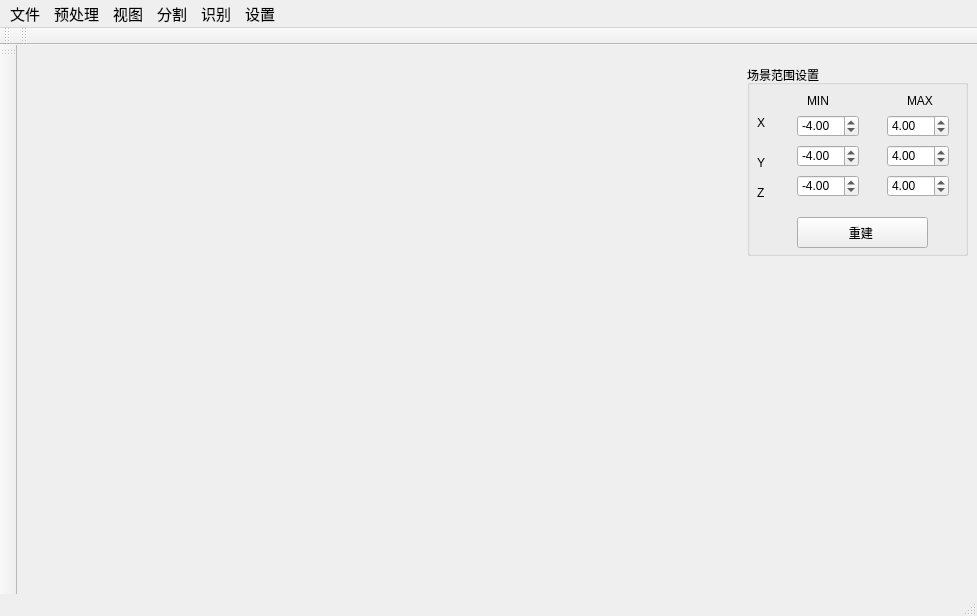
<?xml version="1.0" encoding="UTF-8"?>
<ui version="4.0">
 <class>PCLViewer</class>
 <widget class="QMainWindow" name="PCLViewer">
  <property name="geometry">
   <rect>
    <x>0</x>
    <y>0</y>
    <width>977</width>
    <height>616</height>
   </rect>
  </property>
  <property name="minimumSize">
   <size>
    <width>0</width>
    <height>0</height>
   </size>
  </property>
  <property name="maximumSize">
   <size>
    <width>5000</width>
    <height>5000</height>
   </size>
  </property>
  <property name="windowTitle">
   <string>PCLViewer</string>
  </property>
  <widget class="QWidget" name="centralwidget">
   <widget class="QVTKWidget" name="qvtkWidget" native="true">
    <property name="geometry">
     <rect>
      <x>50</x>
      <y>40</y>
      <width>661</width>
      <height>481</height>
     </rect>
    </property>
    <property name="palette">
     <palette>
      <active>
       <colorrole role="Midlight">
        <brush brushstyle="SolidPattern">
         <color alpha="255">
          <red>199</red>
          <green>197</green>
          <blue>195</blue>
         </color>
        </brush>
       </colorrole>
      </active>
      <inactive>
       <colorrole role="Midlight">
        <brush brushstyle="SolidPattern">
         <color alpha="255">
          <red>199</red>
          <green>197</green>
          <blue>195</blue>
         </color>
        </brush>
       </colorrole>
      </inactive>
      <disabled>
       <colorrole role="Midlight">
        <brush brushstyle="SolidPattern">
         <color alpha="255">
          <red>199</red>
          <green>197</green>
          <blue>195</blue>
         </color>
        </brush>
       </colorrole>
      </disabled>
     </palette>
    </property>
    <property name="autoFillBackground">
     <bool>true</bool>
    </property>
   </widget>
   <widget class="QSlider" name="horizontalSlider_R">
    <property name="geometry">
     <rect>
      <x>100</x>
      <y>600</y>
      <width>131</width>
      <height>29</height>
     </rect>
    </property>
    <property name="maximum">
     <number>8</number>
    </property>
    <property name="value">
     <number>8</number>
    </property>
    <property name="orientation">
     <enum>Qt::Horizontal</enum>
    </property>
   </widget>
   <widget class="QSlider" name="horizontalSlider_G">
    <property name="geometry">
     <rect>
      <x>100</x>
      <y>640</y>
      <width>131</width>
      <height>29</height>
     </rect>
    </property>
    <property name="maximum">
     <number>8</number>
    </property>
    <property name="value">
     <number>8</number>
    </property>
    <property name="orientation">
     <enum>Qt::Horizontal</enum>
    </property>
   </widget>
   <widget class="QSlider" name="horizontalSlider_B">
    <property name="geometry">
     <rect>
      <x>100</x>
      <y>680</y>
      <width>131</width>
      <height>29</height>
     </rect>
    </property>
    <property name="maximum">
     <number>8</number>
    </property>
    <property name="value">
     <number>8</number>
    </property>
    <property name="orientation">
     <enum>Qt::Horizontal</enum>
    </property>
   </widget>
   <widget class="QLCDNumber" name="lcdNumber_R">
    <property name="geometry">
     <rect>
      <x>250</x>
      <y>600</y>
      <width>31</width>
      <height>21</height>
     </rect>
    </property>
    <property name="digitCount">
     <number>3</number>
    </property>
    <property name="segmentStyle">
     <enum>QLCDNumber::Flat</enum>
    </property>
    <property name="intValue" stdset="0">
     <number>4</number>
    </property>
   </widget>
   <widget class="QLCDNumber" name="lcdNumber_G">
    <property name="geometry">
     <rect>
      <x>240</x>
      <y>640</y>
      <width>31</width>
      <height>21</height>
     </rect>
    </property>
    <property name="digitCount">
     <number>3</number>
    </property>
    <property name="segmentStyle">
     <enum>QLCDNumber::Flat</enum>
    </property>
    <property name="value" stdset="0">
     <double>4.000000000000000</double>
    </property>
    <property name="intValue" stdset="0">
     <number>4</number>
    </property>
   </widget>
   <widget class="QLCDNumber" name="lcdNumber_B">
    <property name="geometry">
     <rect>
      <x>240</x>
      <y>680</y>
      <width>31</width>
      <height>21</height>
     </rect>
    </property>
    <property name="digitCount">
     <number>3</number>
    </property>
    <property name="segmentStyle">
     <enum>QLCDNumber::Flat</enum>
    </property>
    <property name="value" stdset="0">
     <double>4.000000000000000</double>
    </property>
    <property name="intValue" stdset="0">
     <number>4</number>
    </property>
   </widget>
   <widget class="QSlider" name="horizontalSlider_p">
    <property name="geometry">
     <rect>
      <x>430</x>
      <y>590</y>
      <width>160</width>
      <height>29</height>
     </rect>
    </property>
    <property name="minimum">
     <number>0</number>
    </property>
    <property name="maximum">
     <number>8</number>
    </property>
    <property name="value">
     <number>2</number>
    </property>
    <property name="orientation">
     <enum>Qt::Horizontal</enum>
    </property>
   </widget>
   <widget class="QLCDNumber" name="lcdNumber_p">
    <property name="geometry">
     <rect>
      <x>620</x>
      <y>600</y>
      <width>41</width>
      <height>21</height>
     </rect>
    </property>
    <property name="digitCount">
     <number>1</number>
    </property>
    <property name="segmentStyle">
     <enum>QLCDNumber::Flat</enum>
    </property>
    <property name="intValue" stdset="0">
     <number>2</number>
    </property>
   </widget>
   <widget class="QLabel" name="label">
    <property name="geometry">
     <rect>
      <x>60</x>
      <y>600</y>
      <width>31</width>
      <height>31</height>
     </rect>
    </property>
    <property name="font">
     <font>
      <pointsize>16</pointsize>
      <weight>50</weight>
      <italic>false</italic>
      <bold>false</bold>
     </font>
    </property>
    <property name="text">
     <string>X</string>
    </property>
   </widget>
   <widget class="QLabel" name="label_2">
    <property name="geometry">
     <rect>
      <x>60</x>
      <y>650</y>
      <width>21</width>
      <height>21</height>
     </rect>
    </property>
    <property name="font">
     <font>
      <pointsize>16</pointsize>
      <weight>50</weight>
      <italic>false</italic>
      <bold>false</bold>
     </font>
    </property>
    <property name="text">
     <string>Y</string>
    </property>
   </widget>
   <widget class="QLabel" name="label_3">
    <property name="geometry">
     <rect>
      <x>60</x>
      <y>690</y>
      <width>21</width>
      <height>20</height>
     </rect>
    </property>
    <property name="font">
     <font>
      <pointsize>16</pointsize>
      <weight>50</weight>
      <italic>false</italic>
      <bold>false</bold>
     </font>
    </property>
    <property name="text">
     <string>Z</string>
    </property>
   </widget>
   <widget class="QLabel" name="label_4">
    <property name="geometry">
     <rect>
      <x>320</x>
      <y>590</y>
      <width>91</width>
      <height>31</height>
     </rect>
    </property>
    <property name="font">
     <font>
      <pointsize>16</pointsize>
      <weight>50</weight>
      <italic>false</italic>
      <bold>false</bold>
     </font>
    </property>
    <property name="text">
     <string>Point size</string>
    </property>
   </widget>
   <widget class="QPushButton" name="pushButton_random">
    <property name="geometry">
     <rect>
      <x>360</x>
      <y>660</y>
      <width>81</width>
      <height>41</height>
     </rect>
    </property>
    <property name="text">
     <string>show</string>
    </property>
   </widget>
   <widget class="QGroupBox" name="groupBox">
    <property name="geometry">
     <rect>
      <x>730</x>
      <y>20</y>
      <width>221</width>
      <height>191</height>
     </rect>
    </property>
    <property name="title">
     <string>场景范围设置</string>
    </property>
    <widget class="QLabel" name="label_5">
     <property name="geometry">
      <rect>
       <x>10</x>
       <y>50</y>
       <width>16</width>
       <height>16</height>
      </rect>
     </property>
     <property name="text">
      <string>X</string>
     </property>
    </widget>
    <widget class="QLabel" name="label_6">
     <property name="geometry">
      <rect>
       <x>10</x>
       <y>90</y>
       <width>16</width>
       <height>16</height>
      </rect>
     </property>
     <property name="text">
      <string>Y</string>
     </property>
    </widget>
    <widget class="QLabel" name="label_7">
     <property name="geometry">
      <rect>
       <x>10</x>
       <y>120</y>
       <width>16</width>
       <height>16</height>
      </rect>
     </property>
     <property name="text">
      <string>Z</string>
     </property>
    </widget>
    <widget class="QLabel" name="label_8">
     <property name="geometry">
      <rect>
       <x>60</x>
       <y>30</y>
       <width>54</width>
       <height>12</height>
      </rect>
     </property>
     <property name="text">
      <string>MIN</string>
     </property>
    </widget>
    <widget class="QLabel" name="label_9">
     <property name="geometry">
      <rect>
       <x>160</x>
       <y>30</y>
       <width>54</width>
       <height>12</height>
      </rect>
     </property>
     <property name="text">
      <string>MAX</string>
     </property>
    </widget>
    <widget class="QPushButton" name="ButtonReconstruct">
     <property name="geometry">
      <rect>
       <x>50</x>
       <y>152</y>
       <width>131</width>
       <height>31</height>
      </rect>
     </property>
     <property name="text">
      <string>重建 </string>
     </property>
    </widget>
    <widget class="QDoubleSpinBox" name="SpinBox_MIN_X">
     <property name="geometry">
      <rect>
       <x>50</x>
       <y>50</y>
       <width>62</width>
       <height>22</height>
      </rect>
     </property>
     <property name="minimum">
      <double>-8.000000000000000</double>
     </property>
     <property name="maximum">
      <double>8.000000000000000</double>
     </property>
     <property name="singleStep">
      <double>0.010000000000000</double>
     </property>
     <property name="value">
      <double>-4.000000000000000</double>
     </property>
    </widget>
    <widget class="QDoubleSpinBox" name="SpinBox_MAX_X">
     <property name="geometry">
      <rect>
       <x>140</x>
       <y>50</y>
       <width>62</width>
       <height>22</height>
      </rect>
     </property>
     <property name="minimum">
      <double>-8.000000000000000</double>
     </property>
     <property name="maximum">
      <double>8.000000000000000</double>
     </property>
     <property name="singleStep">
      <double>0.010000000000000</double>
     </property>
     <property name="value">
      <double>4.000000000000000</double>
     </property>
    </widget>
    <widget class="QDoubleSpinBox" name="SpinBox_MIN_Y">
     <property name="geometry">
      <rect>
       <x>50</x>
       <y>80</y>
       <width>62</width>
       <height>22</height>
      </rect>
     </property>
     <property name="minimum">
      <double>-8.000000000000000</double>
     </property>
     <property name="maximum">
      <double>8.000000000000000</double>
     </property>
     <property name="singleStep">
      <double>0.010000000000000</double>
     </property>
     <property name="value">
      <double>-4.000000000000000</double>
     </property>
    </widget>
    <widget class="QDoubleSpinBox" name="SpinBox_MAX_Y">
     <property name="geometry">
      <rect>
       <x>140</x>
       <y>80</y>
       <width>62</width>
       <height>22</height>
      </rect>
     </property>
     <property name="minimum">
      <double>-8.000000000000000</double>
     </property>
     <property name="maximum">
      <double>8.000000000000000</double>
     </property>
     <property name="singleStep">
      <double>0.010000000000000</double>
     </property>
     <property name="value">
      <double>4.000000000000000</double>
     </property>
    </widget>
    <widget class="QDoubleSpinBox" name="SpinBox_MIN_Z">
     <property name="geometry">
      <rect>
       <x>50</x>
       <y>110</y>
       <width>62</width>
       <height>22</height>
      </rect>
     </property>
     <property name="minimum">
      <double>-8.000000000000000</double>
     </property>
     <property name="maximum">
      <double>8.000000000000000</double>
     </property>
     <property name="singleStep">
      <double>0.010000000000000</double>
     </property>
     <property name="value">
      <double>-4.000000000000000</double>
     </property>
    </widget>
    <widget class="QDoubleSpinBox" name="SpinBox_MAX_Z">
     <property name="geometry">
      <rect>
       <x>140</x>
       <y>110</y>
       <width>62</width>
       <height>22</height>
      </rect>
     </property>
     <property name="minimum">
      <double>-8.000000000000000</double>
     </property>
     <property name="maximum">
      <double>8.000000000000000</double>
     </property>
     <property name="singleStep">
      <double>0.010000000000000</double>
     </property>
     <property name="value">
      <double>4.000000000000000</double>
     </property>
    </widget>
   </widget>
   <zorder>horizontalSlider_R</zorder>
   <zorder>horizontalSlider_G</zorder>
   <zorder>horizontalSlider_B</zorder>
   <zorder>lcdNumber_R</zorder>
   <zorder>lcdNumber_G</zorder>
   <zorder>lcdNumber_B</zorder>
   <zorder>horizontalSlider_p</zorder>
   <zorder>lcdNumber_p</zorder>
   <zorder>label</zorder>
   <zorder>label_2</zorder>
   <zorder>label_3</zorder>
   <zorder>label_4</zorder>
   <zorder>pushButton_random</zorder>
   <zorder>qvtkWidget</zorder>
   <zorder>groupBox</zorder>
  </widget>
  <widget class="QToolBar" name="toolBar">
   <property name="windowTitle">
    <string>toolBar</string>
   </property>
   <attribute name="toolBarArea">
    <enum>TopToolBarArea</enum>
   </attribute>
   <attribute name="toolBarBreak">
    <bool>false</bool>
   </attribute>
  </widget>
  <widget class="QToolBar" name="toolBar_2">
   <property name="windowTitle">
    <string>toolBar_2</string>
   </property>
   <attribute name="toolBarArea">
    <enum>LeftToolBarArea</enum>
   </attribute>
   <attribute name="toolBarBreak">
    <bool>false</bool>
   </attribute>
  </widget>
  <widget class="QToolBar" name="toolBar_3">
   <property name="windowTitle">
    <string>toolBar_3</string>
   </property>
   <attribute name="toolBarArea">
    <enum>TopToolBarArea</enum>
   </attribute>
   <attribute name="toolBarBreak">
    <bool>false</bool>
   </attribute>
  </widget>
  <widget class="QStatusBar" name="statusBar"/>
  <widget class="QMenuBar" name="menuBar">
   <property name="geometry">
    <rect>
     <x>0</x>
     <y>0</y>
     <width>977</width>
     <height>21</height>
    </rect>
   </property>
   <property name="font">
    <font>
     <family>新宋体</family>
     <pointsize>11</pointsize>
     <weight>50</weight>
     <bold>false</bold>
    </font>
   </property>
   <widget class="QMenu" name="menuView">
    <property name="title">
     <string>视图</string>
    </property>
    <addaction name="actionZoom_in"/>
    <addaction name="actionZoom_out"/>
   </widget>
   <widget class="QMenu" name="menuPreprocessing">
    <property name="font">
     <font>
      <family>微软雅黑</family>
      <pointsize>9</pointsize>
     </font>
    </property>
    <property name="title">
     <string>预处理</string>
    </property>
    <addaction name="actionDis_filter"/>
    <addaction name="action_OuterlierRevmoval"/>
    <addaction name="actionMm2m"/>
    <addaction name="actionVoxelGrid"/>
    <addaction name="actionConditionalRemoval"/>
   </widget>
   <widget class="QMenu" name="menuSegment">
    <property name="title">
     <string>分割</string>
    </property>
    <addaction name="action_PlanarSeg"/>
    <addaction name="action_EducCluster"/>
   </widget>
   <widget class="QMenu" name="menuReconition">
    <property name="title">
     <string>识别</string>
    </property>
   </widget>
   <widget class="QMenu" name="menuSetings">
    <property name="title">
     <string>设置</string>
    </property>
   </widget>
   <widget class="QMenu" name="menu">
    <property name="contextMenuPolicy">
     <enum>Qt::ActionsContextMenu</enum>
    </property>
    <property name="title">
     <string>文件</string>
    </property>
    <addaction name="action_2"/>
    <addaction name="action_savefile"/>
    <addaction name="action_exit"/>
   </widget>
   <addaction name="menu"/>
   <addaction name="menuPreprocessing"/>
   <addaction name="menuView"/>
   <addaction name="menuSegment"/>
   <addaction name="menuReconition"/>
   <addaction name="menuSetings"/>
  </widget>
  <action name="actionOpenn_cloud_file">
   <property name="text">
    <string>打开点云文件</string>
   </property>
   <property name="iconVisibleInMenu">
    <bool>false</bool>
   </property>
  </action>
  <action name="actionSave_cloud_file">
   <property name="text">
    <string>保存文件</string>
   </property>
  </action>
  <action name="actionNew">
   <property name="text">
    <string>新建</string>
   </property>
  </action>
  <action name="actionReset">
   <property name="text">
    <string>重置</string>
   </property>
  </action>
  <action name="actionExit">
   <property name="text">
    <string>退出</string>
   </property>
  </action>
  <action name="actionZoom_in">
   <property name="icon">
    <iconset>
     <normaloff>C:/Users/Administrator/.designer/backup/ico/file_128px_1201751_easyicon.net.ico</normaloff>C:/Users/Administrator/.designer/backup/ico/file_128px_1201751_easyicon.net.ico</iconset>
   </property>
   <property name="text">
    <string>放大</string>
   </property>
  </action>
  <action name="actionZoom_out">
   <property name="text">
    <string>缩小</string>
   </property>
  </action>
  <action name="actionDis_filter">
   <property name="text">
    <string>直通滤波</string>
   </property>
  </action>
  <action name="action_2">
   <property name="text">
    <string>打开</string>
   </property>
  </action>
  <action name="action_savefile">
   <property name="text">
    <string>保存</string>
   </property>
  </action>
  <action name="action_exit">
   <property name="text">
    <string>退出</string>
   </property>
  </action>
  <action name="action_OuterlierRevmoval">
   <property name="text">
    <string>统计去除离群点</string>
   </property>
  </action>
  <action name="action_PlanarSeg">
   <property name="text">
    <string>平面分割</string>
   </property>
  </action>
  <action name="actionMm2m">
   <property name="text">
    <string>mm单位转为m单位</string>
   </property>
  </action>
  <action name="actionVoxelGrid">
   <property name="text">
    <string>VoxelGrid下采样</string>
   </property>
  </action>
  <action name="action_EducCluster">
   <property name="text">
    <string>欧式聚类</string>
   </property>
  </action>
  <action name="actionConditionalRemoval">
   <property name="text">
    <string>ConditionalRemoval</string>
   </property>
  </action>
 </widget>
 <customwidgets>
  <customwidget>
   <class>QVTKWidget</class>
   <extends>QWidget</extends>
   <header>QVTKWidget.h</header>
  </customwidget>
 </customwidgets>
 <resources/>
 <connections>
  <connection>
   <sender>horizontalSlider_G</sender>
   <signal>sliderMoved(int)</signal>
   <receiver>lcdNumber_G</receiver>
   <slot>display(int)</slot>
   <hints>
    <hint type="sourcelabel">
     <x>166</x>
     <y>193</y>
    </hint>
    <hint type="destinationlabel">
     <x>235</x>
     <y>195</y>
    </hint>
   </hints>
  </connection>
  <connection>
   <sender>horizontalSlider_B</sender>
   <signal>sliderMoved(int)</signal>
   <receiver>lcdNumber_B</receiver>
   <slot>display(int)</slot>
   <hints>
    <hint type="sourcelabel">
     <x>185</x>
     <y>273</y>
    </hint>
    <hint type="destinationlabel">
     <x>224</x>
     <y>275</y>
    </hint>
   </hints>
  </connection>
  <connection>
   <sender>horizontalSlider_p</sender>
   <signal>sliderMoved(int)</signal>
   <receiver>lcdNumber_p</receiver>
   <slot>display(int)</slot>
   <hints>
    <hint type="sourcelabel">
     <x>136</x>
     <y>386</y>
    </hint>
    <hint type="destinationlabel">
     <x>253</x>
     <y>380</y>
    </hint>
   </hints>
  </connection>
  <connection>
   <sender>horizontalSlider_R</sender>
   <signal>sliderMoved(int)</signal>
   <receiver>lcdNumber_R</receiver>
   <slot>display(int)</slot>
   <hints>
    <hint type="sourcelabel">
     <x>136</x>
     <y>111</y>
    </hint>
    <hint type="destinationlabel">
     <x>222</x>
     <y>115</y>
    </hint>
   </hints>
  </connection>
 </connections>
</ui>
